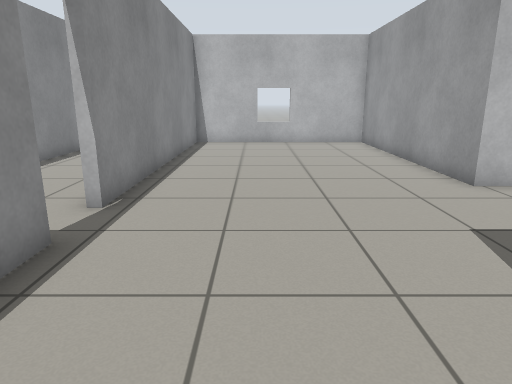
view 1 (above)

12 first-person views from a walk through a world built for the Gazebo simulator. The camera is 1 m above the floor, tilts 14° down and sees 70° across. The floor is counted in squares, 0.5 m on a side. Each view is taken from the middle of a square. On the plan, view 1 faces up. The plan holds only what a view shows up to about 19 squares ahead; the rest is blank.

view 2
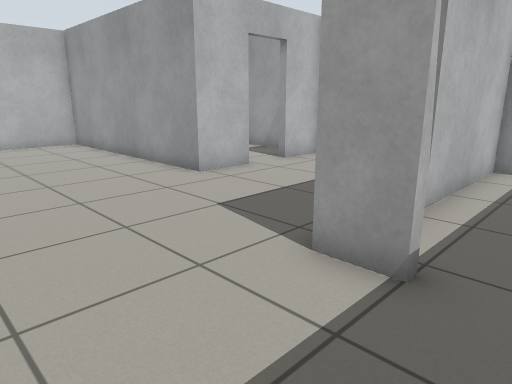

view 3
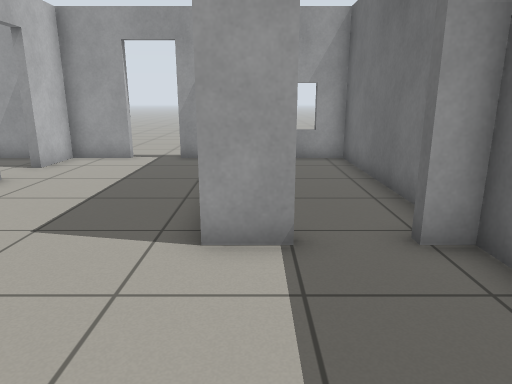

view 4
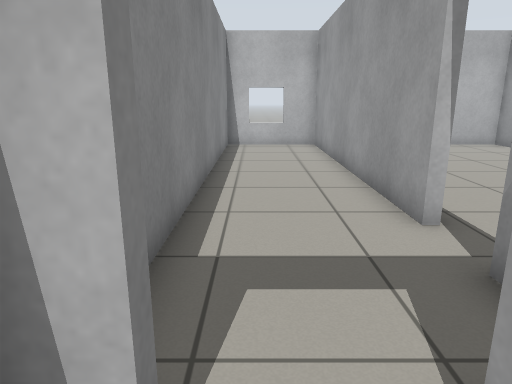

view 5
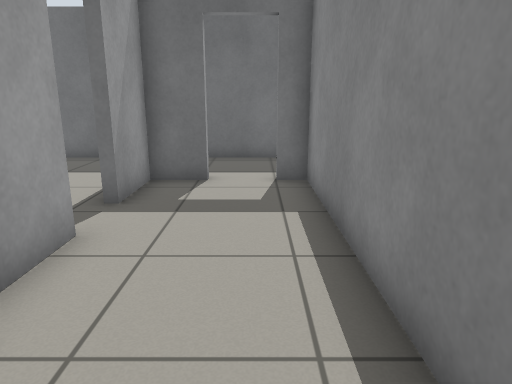

view 6
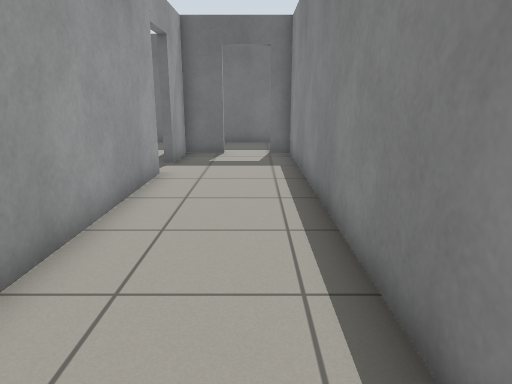

view 7
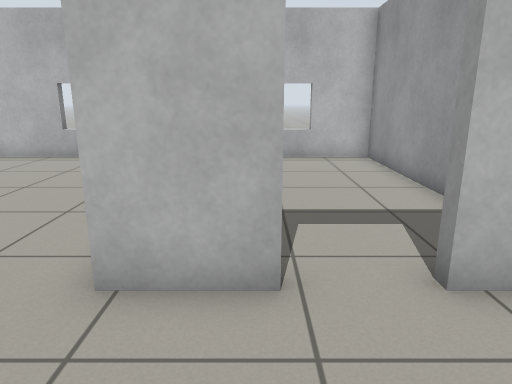

view 8
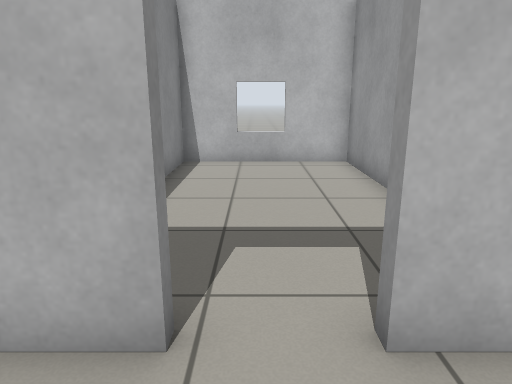

view 9
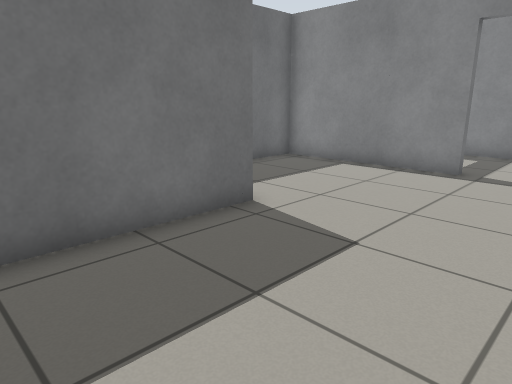

view 10
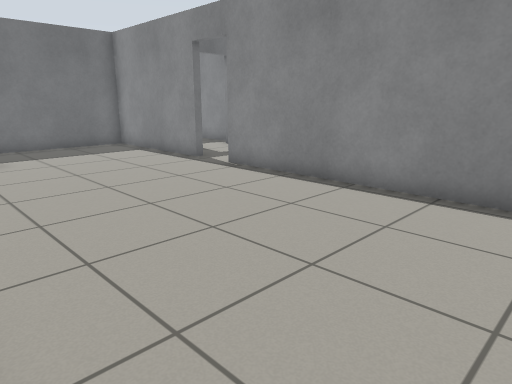

view 11
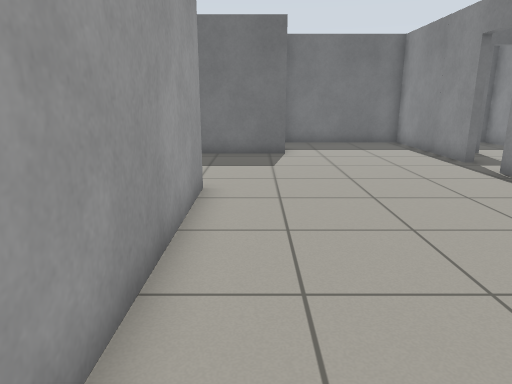

view 12
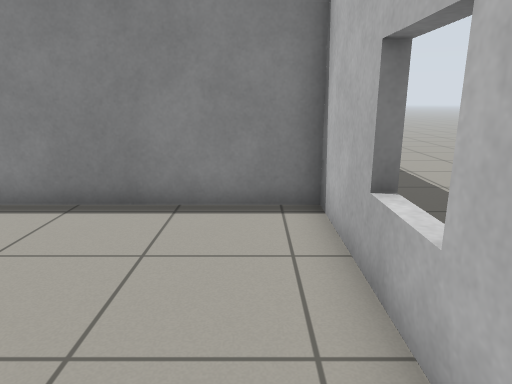

### Floor plan
Ten units are one square. View 1 is at (0, 0); x grows to the right and y downward. Boxes are objects, and circles mark ways between rooms. Rooms are numbered by the first view taken in them; rooms with no view inside come last. Other rooms are left out.
<svg viewBox="-78 -188 194 204">
<path fill="none" stroke="#000" d="M73 -86 53 -86 53 -183 -30 -183 -30 -66M-30 -49 -30 11 29 11 29 3M29 -15 29 -28 74 -28M111 -64 111 -86 91 -86M111 -40 111 -48M-73 -15 -73 11 -43 11M-33 -66 -33 -183 -73 -183 -73 -28M-49 -28 -33 -28 -33 -49M111 -101 111 -183 56 -183 56 -156M49 11 111 11 111 -24 60 -24"/>
<circle cx="-30" cy="-55" r="3" fill="#2a7"/>
<circle cx="85" cy="-90" r="3" fill="#2a7"/>
<circle cx="30" cy="-5" r="3" fill="#2a7"/>
<circle cx="-55" cy="-25" r="3" fill="#2a7"/>
<text x="20" y="-90">1</text>
<text x="-50" y="-10">2</text>
<text x="-50" y="-110">3</text>
<text x="80" y="-140">4</text>
<text x="70" y="-10">5</text>
</svg>
Room 1 opens to room 3. Room 1 opens to room 4. Room 1 opens to room 5. Room 2 opens to room 3.

Where each view was taken, in squares from view 1:
view 1: 0 up, 0 right, facing up
view 2: 0 up, 1 left, facing up-right
view 3: 2 up, 2 left, facing right
view 4: 1 up, 6 left, facing up
view 5: 12 up, 6 left, facing down
view 6: 17 up, 6 left, facing down
view 7: 5 up, 7 right, facing up
view 8: 6 up, 8 right, facing up
view 9: 8 up, 8 right, facing down-left
view 10: 16 up, 5 right, facing down-left
view 11: 17 up, 4 right, facing down
view 12: 17 up, 4 right, facing left
